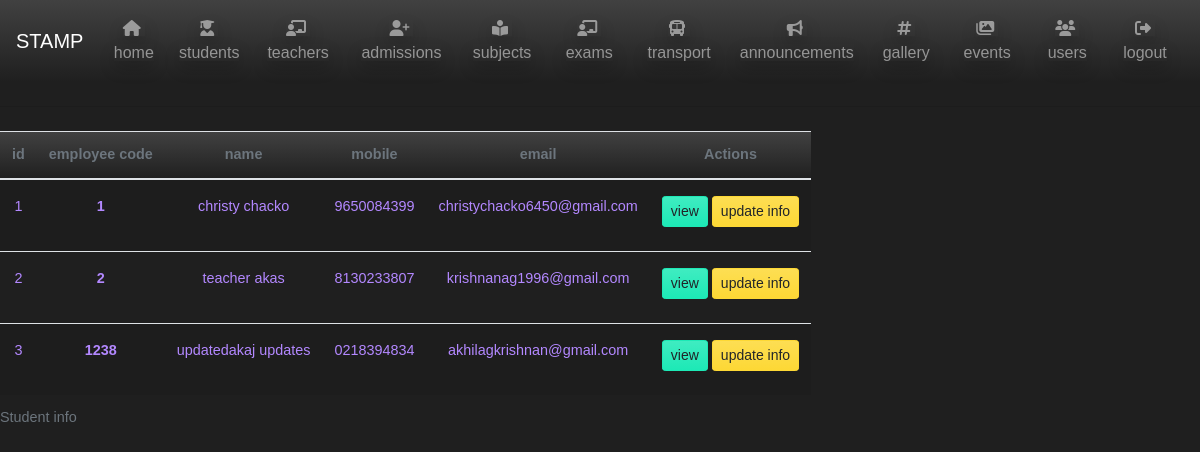
/all-teacher (signed in), run on an earlier commit of the app's database.
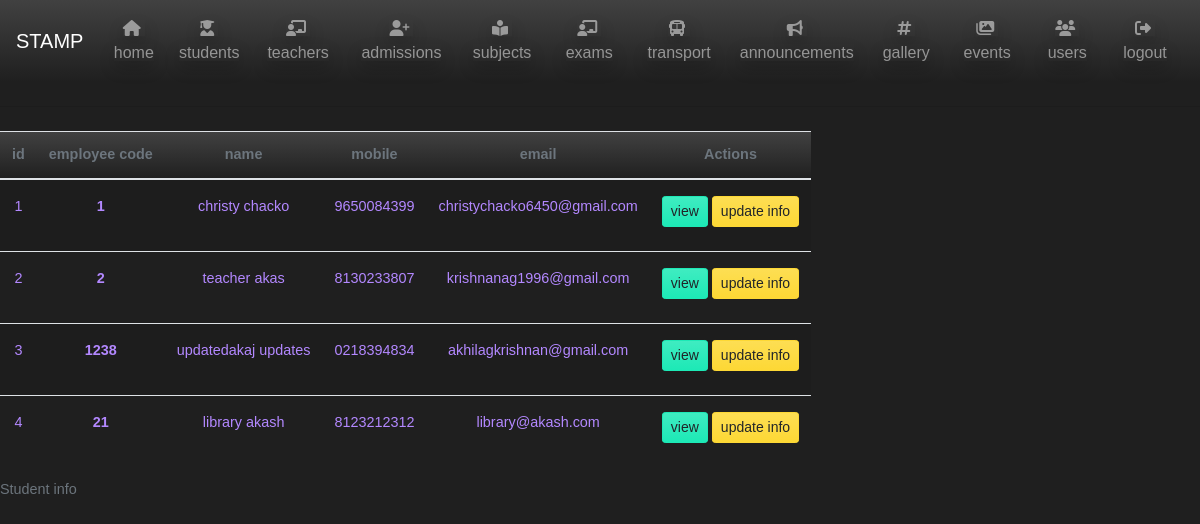
And on a later commit of the database.
### teacher/models.py (models this page shows, shortened)
class teacher_details(models.Model):
    GENDER = (
        ('M', 'MALE'),
        ('F', 'FEMALE'),
        ('O', 'OTHER')
    )
    first_name = models.CharField(max_length=25)
    last_name = models.CharField(max_length=25)
    emp_code = models.CharField(max_length=10, unique=True)
    mobile = models.CharField(max_length=10)
    email = models.EmailField(unique=True)
    date_of_joining = models.DateField(null = True)
    gender = models.CharField(max_length=2, choices=GENDER)
    adress = models.CharField(max_length=25)
    adress2 = models.CharField(max_length=25)
    city = models.CharField(max_length=25)
    state = models.CharField(max_length=25, default='New Delhi')
    pincode = models.CharField(max_length=8)
    user_name = models.ForeignKey(User, on_delete = models.DO_NOTHING, null=True)

### lead/views.py (the view)
# urls.py: path('all-teacher', views.TeacherListView.as_view(), name='all-teacher'),
class TeacherListView(LoginRequiredMixin, ListView):
    model = teacher_details
    template_name = 'lead/teacher_details_listview.html'
    context_object_name = 'teachers'

### lead/templates/lead/teacher_details_listview.html (shortened to what this page needs)
{% extends "lead/home.html" %} {% block content %}
<section class="">
    <table class="table table-responsive table-striped">
        <caption>Student info</caption>
        <thead class="text-center bg-gradient-primary text-muted">
            <tr>
                <th scope="col">id</th>
                <th scope="col">employee code</th>
                <th scope="col">name</th>
                <th scope="col">mobile</th>
                <th scope="col">email</th>
                <th scope="col">Actions</th>
            </tr>
        </thead>
        <tbody class="text-center text-lowercase text-justify text-secondary">
            {% for teacher in teachers%}
            <tr>
                <td class="py-3"> {{ teacher.id }}</td>
                <th class="py-3" scope="row">{{teacher.emp_code}} </th>
                <td class="py-3">{{ teacher.first_name }} {{teacher.last_name}}</td>
                <td class="py-3">{{ teacher.mobile}} </td>
                <td class="py-3"> {{ teacher.email }}</td>
                <td class="py-3">
                    <a href="" class="btn btn-sm btn-info mb-2">View</a>
                    <a href="{% url 'update-teacher' teacher.id %}" class="btn btn-sm btn-warning mb-2">Update info </a>
                </td>
            </tr>
            {% endfor %}
        </tbody>
</section>
{% endblock content %}

What changed in the data, as far as the page shows it:
added teacher_details: id "4", emp_code "21", first_name "library", last_name "akash", mobile "8123212312", email "library@akash.com"
